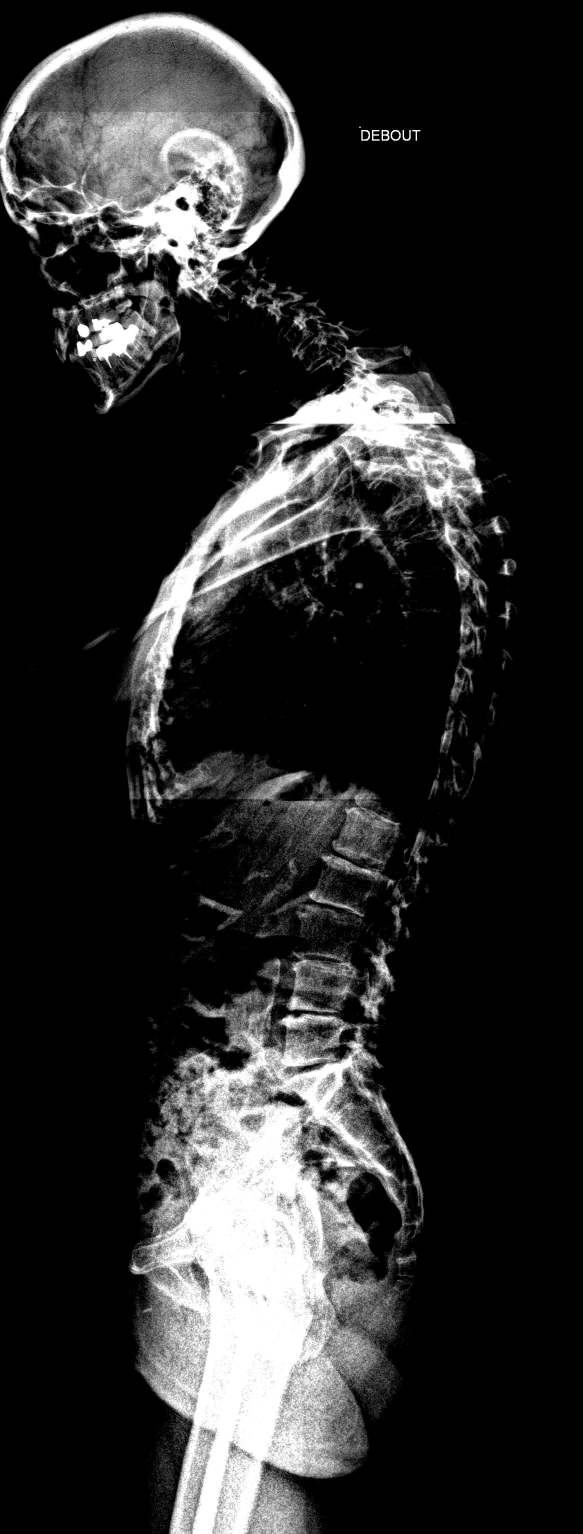
%> input picture img_contrast/2012-06- 1.jpg, 1748 x 4602 px (shown at 1/3 size); its folder holds only this picture in this run
$ octave test_key_points.m   (GNU Octave 9; MATLAB toolbox functions it lacks are replaced by stand-ins)
%> lines starting %> are read from the running program, lines starting %| are printed output that depends on the picture; in (x1, y1, x2, y2) boxes, pixels count from 0 and x2, y2 are one past the last pixel; in counts of white or black regions, pixels touching at a corner belong together; the program's own positions count from 1
### key_points.m
% in the name of GOD
%by hoosein soleimani  2014/29/3 h.soleimani2002@gmail.com
% this softwre is just written as tutorial in matlab code and some
% otimization and simplification can be added
%SIFT key point detector

%this software computes the keypoints in SIFT algorithm and save the rsult
%in extrema variable
% I--> the input image should be a color(rgb) image

function exterma= key_points(I)
%I=imread('Image');
%I=double(rgb2gray(I));
I=I/max(max(I));  % image should be in [0 1]
[M,N] = size(I) ;

% Lowe's choices
S=3 ;
omin=-1 ; % first octave -1 mmeans I should be doublsized for first octave
O=floor(log2(min(M,N)))-omin-4 ; % Up to 16x16 images
% we can decrease the 1.6 for some images to reach better esults
sigma0=1.6*2^(1/S) ; % this sigma is for the image in real size
% and 1.6 is for doublsized image in first octave
sigman=0.5 ;% antialiasing filter sigma
thresh = 0.03;% it was .03 in Lowe's paper ,we changed it to .006 here
r = 10 ;


%calculate Guassian images in different scales and octave
GS = gaussianss(I,O,S,omin,-1,S+1,sigma0) ;
%*************************************************************
%calculate DOG images
for o=1:GS.O %all the octaves
  [M,N,SS] = size(GS.octave{o}) ;
  DOG.octave{o} = zeros(M,N,SS-1) ;
  for s=1:SS-1
    DOG.octave{o}(:,:,s) = ...
        GS.octave{o}(:,:,s+1) - GS.octave{o}(:,:,s) ;
  end
end
%********************************************************
%******** imshow DOG images  you can comment this*******
% for o=1:GS.O %all the octaves
%   for s=1:SS-1
%     imshow(DOG.octave{o}(:,:,s),[])
%     pause(1)
%
%   end
% end
%*************************************************************

%finding key points
exterma=zeros(2,1);
for o=1:GS.O
    for s=2:SS-2
        sig=1.6*2^(o-1)*(2^(1/S))^s;
        current_DOG=DOG.octave{o}(:,:,s);
        down_DOG=DOG.octave{o}(:,:,s-1);
        up_DOG=DOG.octave{o}(:,:,s+1);
 	    extr = search_exterm(up_DOG,down_DOG,current_DOG  ) ;%find exremum
       if extr(1,1)
        %accurate localization to subpixel and eliminate some unsuitable
        %points
        extr=localize_eliminate(extr,up_DOG,down_DOG,current_DOG ,thresh,r);
        if extr(1,1)
        extr=2^(o-1+GS.omin) *extr; %stor key points
        exterma=[exterma extr];


        end
       end

    end

end

figure;
imshow(I,[])
hold on
plot(exterma(2,:),exterma(1,:),'r+','LineWidth',2)
end

%**************************************************************************
function SS = gaussianss(I,O,S,omin,smin,smax,sigma0)
%smax--> maximum scale(here it is 4)
%smin--> minimum scale(here is -1...image shold  be double sized)
%omin--> first octave(here is -1)
%1.6 as sigma0 is considered for omin=-1


% Scale multiplicative step
k = 2^(1/S) ;


dsigma0 = sigma0 * sqrt(1 - 1/k^2) ; % Scale step factor
sigman  = 0.5 ;                      % Nominal smoothing of the image

% Scale space structure
SS.O          = O ;
SS.S          = S ;
SS.sigma0     = sigma0 ;
SS.omin       = omin ;
SS.smin       = smin ;
SS.smax       = smax ;

% If mino < 0, multiply the size of the image.
% (The rest of the code is consistent with this.)
if omin < 0
	for o=1:-omin
		I = doubleSize(I) ;
	end
elseif omin > 0
	for o=1:omin
		I = halveSize(I) ;
	end
end

[M,N] = size(I) ;

% Index offset
so = -smin+1 ;

% --------------------------------------------------------------------
%                                                         First octave
% --------------------------------------------------------------------
%
% The first level of the first octave has scale index (o,s) =
% (omin,smin) and scale coordinate
%
%    sigma(omin,smin) = sigma0 2^omin k^smin
%
% The input image I is at nominal scale sigman. Thus in order to get
% the first level of the pyramid we need to apply a smoothing of
%
%   sqrt( (sigma0 2^omin k^smin)^2 - sigman^2 ).
%
% As we have pre-scaled the image omin octaves (up or down,
% depending on the sign of omin), we need to correct this value
% by dividing by 2^omin, getting
%e
%   sqrt( (sigma0 k^smin)^2 - (sigman/2^omin)^2 )
%

if(sigma0 * 2^omin * k^smin < sigman)
	warning('The nominal smoothing exceeds the lowest level of the scale space.') ;
end

SS.octave{1} = zeros(M,N,smax-smin+1) ;% we have 6 scale in each octave
SS.octave{1}(:,:,1)  = gauss_filter(I,sqrt((sigma0*k^smin)^2 ...
    - (sigman/2^omin)^2));
%HOSSEIN   imsmooth(I, ...
	%sqrt((sigma0*k^smin)^2  - (sigman/2^omin)^2)) ;% sigman and sigma0 applyed simutnously
    %Not that sigma0 for first octave(double sized image state) is
    %1.6-->1.6*k*k^smin and smin=-1
for s=smin+1:smax
	% Here we go from (omin,s-1) to (omin,s). The extra smoothing
	% standard deviation is
	%
	%  (sigma0 2^omin 2^(s/S) )^2 - (simga0 2^omin 2^(s/S-1/S) )^2
	%
	% Aftred dividing by 2^omin (to take into account the fact
  % that the image has been pre-scaled omin octaves), the
  % standard deviation of the smoothing kernel is
  %
	%   dsigma = sigma0 k^s sqrt(1-1/k^2)
  %
	dsigma = k^s * dsigma0 ;% smooth Image in prevous scale and just use dsigma
	SS.octave{1}(:,:,s +so) =gauss_filter...
        (squeeze(SS.octave{1}(:,:,s-1 +so)), dsigma);
	%HOSSEIN	imsmooth(squeeze(SS.octave{1}(:,:,s-1 +so)), dsigma )  ;
end


% --------------------------------------------------------------------
%                                                        Other octaves
% --------------------------------------------------------------------

for o=2:O
	% We need to initialize the first level of octave (o,smin) from
	% the closest possible level of the previous octave. A level (o,s)
  % in this octave corrsponds to the level (o-1,s+S) in the previous
  % octave. In particular, the level (o,smin) correspnds to
  % (o-1,smin+S). However (o-1,smin+S) might not be among the levels
  % (o-1,smin), ..., (o-1,smax) that we have previously computed.
  % The closest pick is
  %
	%                       /  smin+S    if smin+S <= smax % for me it is
	%                       statisfied all the time
	% (o-1,sbest) , sbest = |
	%                       \  smax      if smin+S > smax
	%
	% The amount of extra smoothing we need to apply is then given by
	%
	%  ( sigma0 2^o 2^(smin/S) )^2 - ( sigma0 2^o 2^(sbest/S - 1) )^2
	%
  % As usual, we divide by 2^o to cancel out the effect of the
  % downsampling and we get
  %
	%  ( sigma 0 k^smin )^2 - ( sigma0 2^o k^(sbest - S) )^2
  %
	sbest = min(smin + S, smax) ;
	TMP = halveSize(squeeze(SS.octave{o-1}(:,:,sbest+so))) ;
	target_sigma = sigma0 * k^smin ;
	  prev_sigma = sigma0 * k^(sbest - S) ;

	if (target_sigma > prev_sigma)
          TMP =gauss_filter(TMP, sqrt(target_sigma^2 - prev_sigma^2));
    end


	[M,N] = size(TMP) ;

	SS.octave{o} = zeros(M,N,smax-smin+1) ;
	SS.octave{o}(:,:,1) = TMP ;

	for s=smin+1:smax
		% The other levels are determined as above for the first octave.
		dsigma = k^s * dsigma0 ;
		SS.octave{o}(:,:,s +so) =gauss_filter(squeeze(SS.octave{o}...
            (:,:,s-1 +so)), dsigma);
	end

end
end

% -------------------------------------------------------------------------
%                                                       Auxiliary functions
% -------------------------------------------------------------------------
function J = doubleSize(I)
[M,N]=size(I) ;
J = zeros(2*M,2*N) ;
J(1:2:end,1:2:end) = I ;
J(2:2:end-1,2:2:end-1) = ...
	0.25*I(1:end-1,1:end-1) + ...
	0.25*I(2:end,1:end-1) + ...
	0.25*I(1:end-1,2:end) + ...
	0.25*I(2:end,2:end) ;
J(2:2:end-1,1:2:end) = ...
	0.5*I(1:end-1,:) + ...
    0.5*I(2:end,:) ;
J(1:2:end,2:2:end-1) = ...
	0.5*I(:,1:end-1) + ...
    0.5*I(:,2:end) ;
end

function J = halveSize(I)
J=I(1:2:end,1:2:end) ;
end
%*************************************************************************

%**************************************************************************
function im=gauss_filter(image,sigma)
G = fspecial('gaussian',[5 5],sigma);
im=imfilter(image,G,'same');
end
%**************************************************************************

%**************************************************************************
% [49 lines left out: function localize_eliminate, not called in this run]
%**************************************************************************

%**************************************************************************
% [35 lines left out: function search_exterm, not called in this run]
%**************************************************************************

### test_key_points.m
%I=imread('data_easy/2012-06- 1.jpg');
%exterma = key_points(I);

%% loadind data
files = dir(fullfile('img_contrast','*.jpg'));
begin_spine = importdata('begin_spine_coordinates.txt', ',', 1);
end_spine = importdata('end_spine_coordinates.txt', ',', 1);

%% SIFT selection points from right side
for i = 1:30
    num_image = i;
    I = imread(strcat('img_contrast/', files(num_image).name));
%> I is the input picture: size 4602x1748 uint8; min 0, max 255, mean 43.6
    [M N] = size(I);

    exterma = key_points(I);
%> in key_points, `I=I/max(max(I));`:
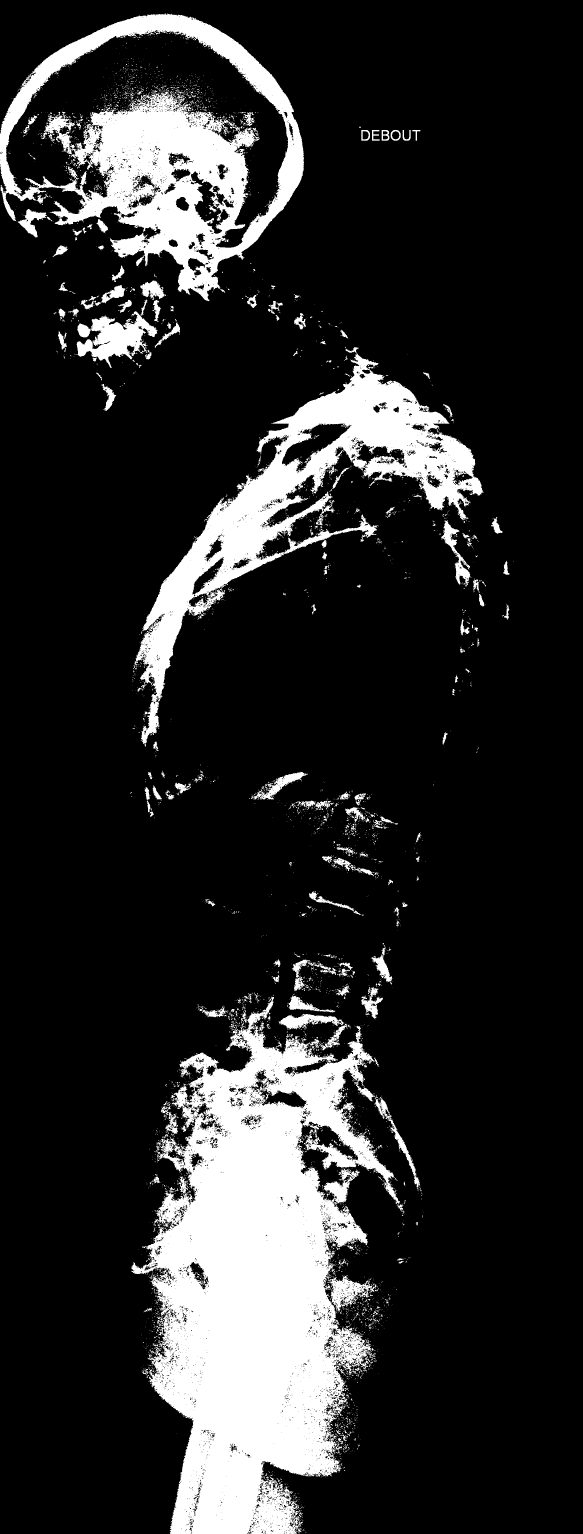
%> I: size 4602x1748 uint8 (shown at 1/3 size); values 0 (black) and 1 (white), 16.1% white; 5187 white regions (4750 under 20 px), largest, box (x1, y1, x2, y2) and area: (394, 2989, 1200, 4602) 675643, (0, 40, 912, 904) 263390, (407, 1042, 1451, 2232) 227156
%> after the loop in gaussianss, `for s=smin+1:smax`: SS = {O 7, S 3, sigma0 2.02, omin -1, smin -1, smax 4}
%> the loop in gaussianss, `for o=2:O` made 6 passes
%> pass 2, in halveSize (call 2), `J=I(1:2:end,1:2:end) ;`:
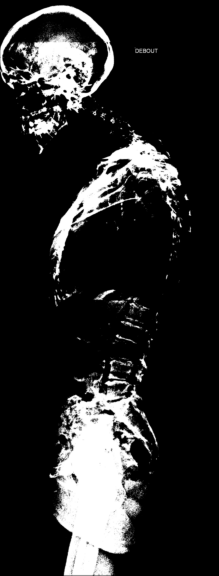
%> J: size 2301x874 double (shown at 1/4 size); min 0, max 1.25, mean 0.201; drawn with min black and max white
%> pass 3, in halveSize (call 3), `J=I(1:2:end,1:2:end) ;`:
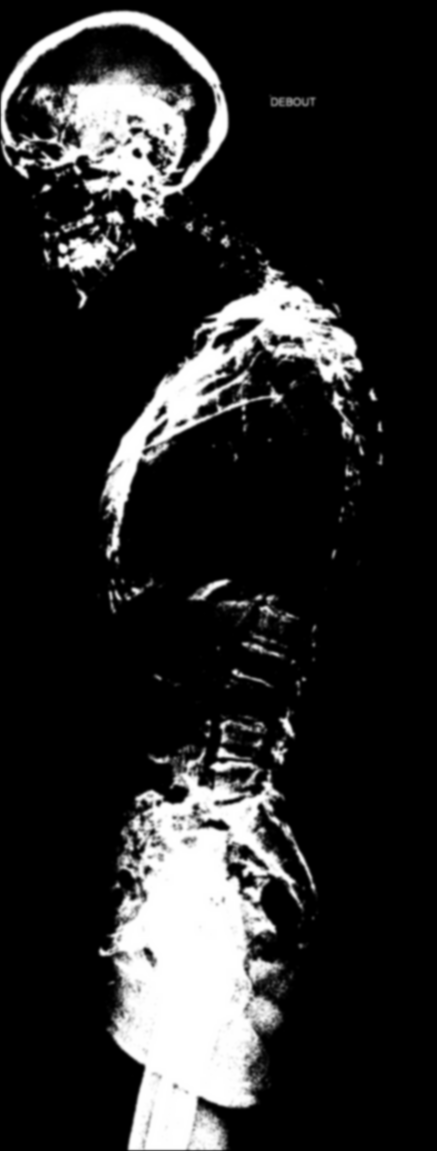
%> J: size 1151x437 double; min 0, max 1.25, mean 0.201; drawn with min black and max white
%> the loop in key_points, `for o=1:GS.O` made 1 pass
%> (M, N, SS) on pass 1: (9204, 3496, 6)
%> the run ends on the next line

$ run again, on img_contrast/2012-06- 13.jpg
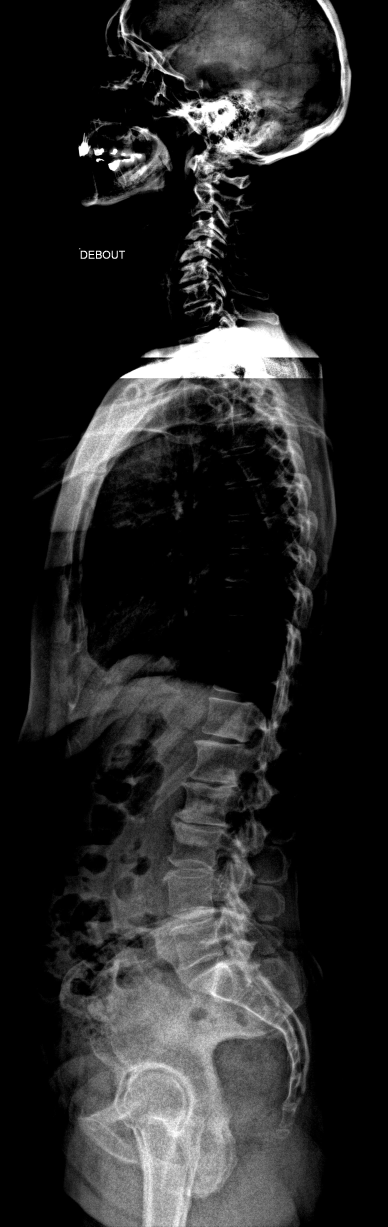
%> input picture img_contrast/2012-06- 13.jpg, 1551 x 4905 px (shown at 1/4 size)
%> I is the input picture: size 4905x1551 uint8; min 0, max 255, mean 38.8
%> in key_points, `I=I/max(max(I));`:
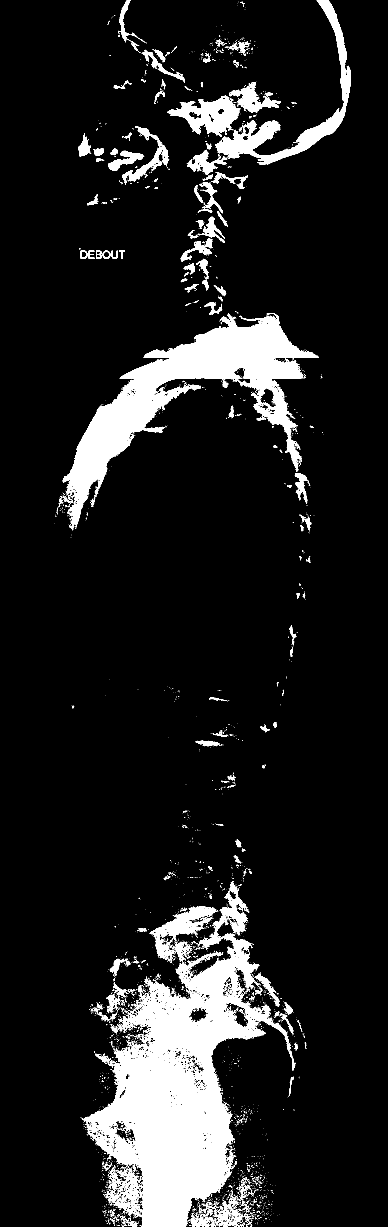
%> I: size 4905x1551 uint8 (shown at 1/4 size); values 0 (black) and 1 (white), 10.4% white; 5129 white regions (4640 under 20 px), largest, box (x1, y1, x2, y2) and area: (336, 3661, 1156, 4905) 364530, (251, 1253, 1275, 2121) 211167, (860, 0, 1404, 658) 46583
%> after the loop in gaussianss, `for s=smin+1:smax`: SS = {O 7, S 3, sigma0 2.02, omin -1, smin -1, smax 4}
%> the loop in gaussianss, `for o=2:O` made 6 passes
%> pass 3, in halveSize (call 3), `J=I(1:2:end,1:2:end) ;`:
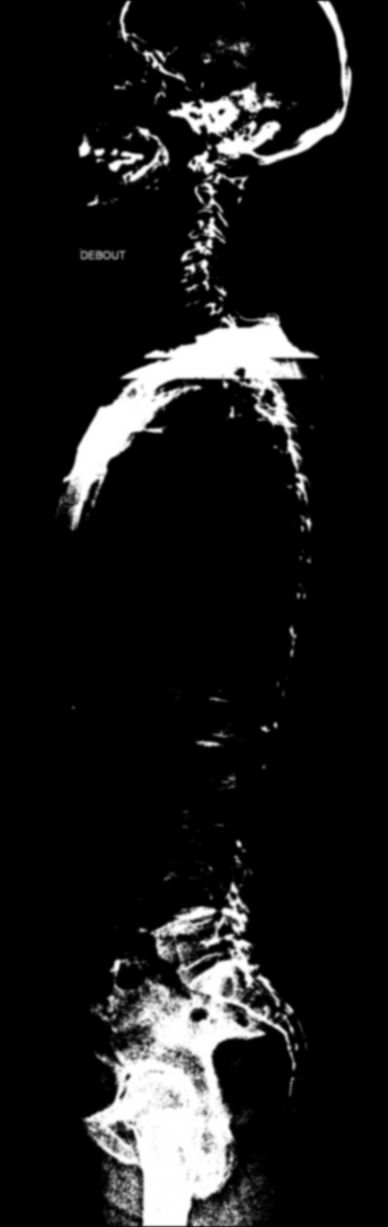
%> J: size 1227x388 double; min 0, max 1.25, mean 0.129; drawn with min black and max white
%> the loop in key_points, `for o=1:GS.O` made 1 pass
%> (M, N, SS) on pass 1: (9810, 3102, 6)

$ run again, on img_contrast/2012-06- 10.jpg
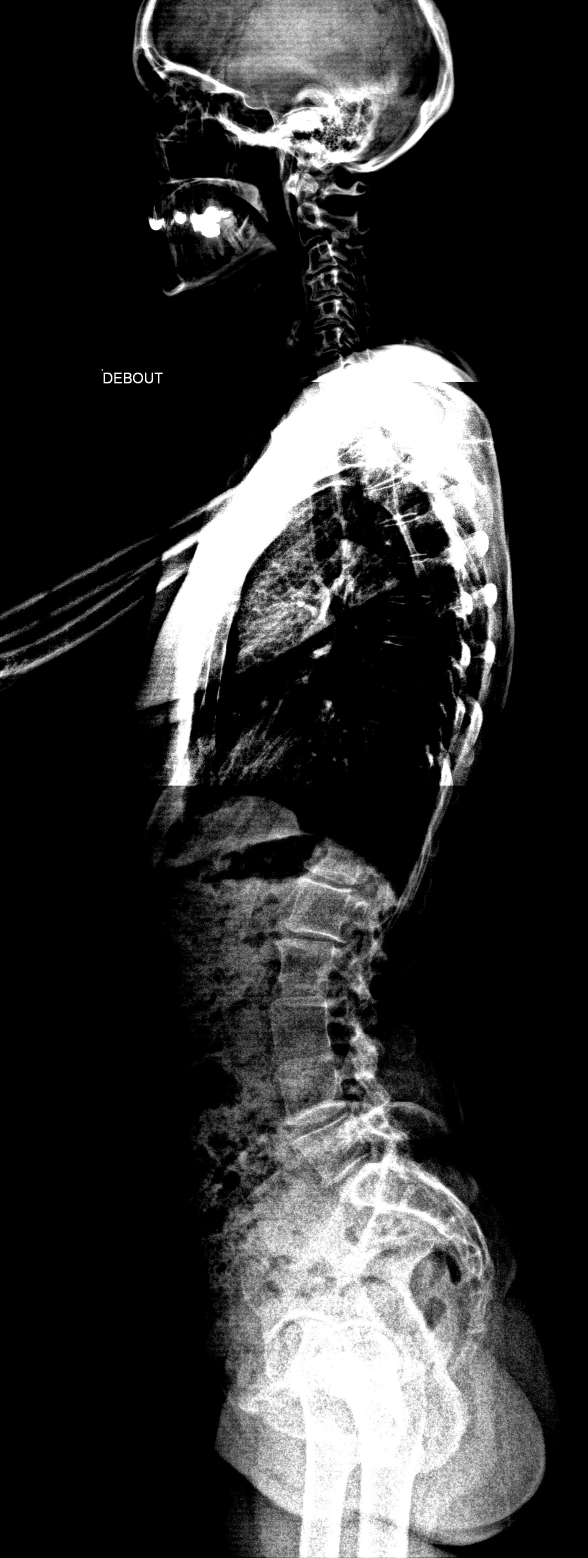
%> input picture img_contrast/2012-06- 10.jpg, 1764 x 4673 px (shown at 1/3 size)
%> I is the input picture: size 4673x1764 uint8; min 0, max 255, mean 49.9
%> in key_points, `I=I/max(max(I));`:
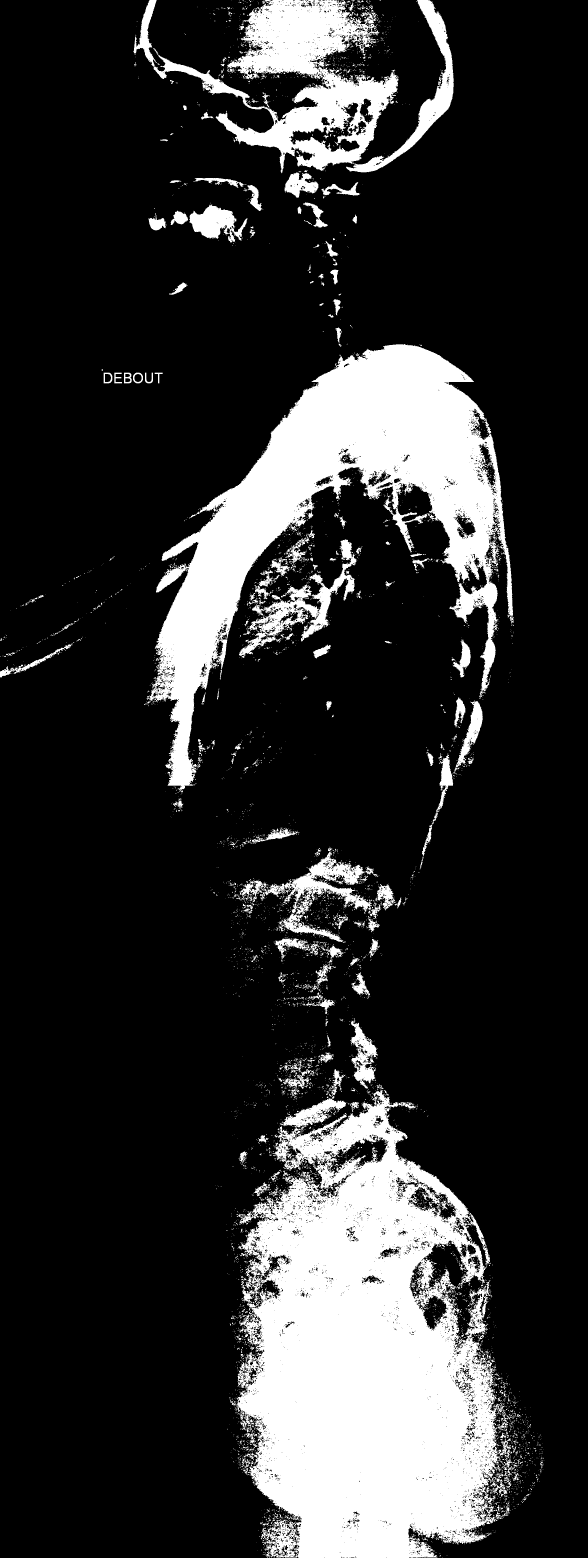
%> I: size 4673x1764 uint8 (shown at 1/3 size); values 0 (black) and 1 (white), 18.5% white; 6189 white regions (5676 under 20 px), largest, box (x1, y1, x2, y2) and area: (709, 3269, 1505, 4673) 744216, (439, 1032, 1539, 2377) 436599, (400, 0, 1361, 520) 161230
%> after the loop in gaussianss, `for s=smin+1:smax`: SS = {O 7, S 3, sigma0 2.02, omin -1, smin -1, smax 4}
%> the loop in gaussianss, `for o=2:O` made 6 passes
%> pass 3, in halveSize (call 3), `J=I(1:2:end,1:2:end) ;`:
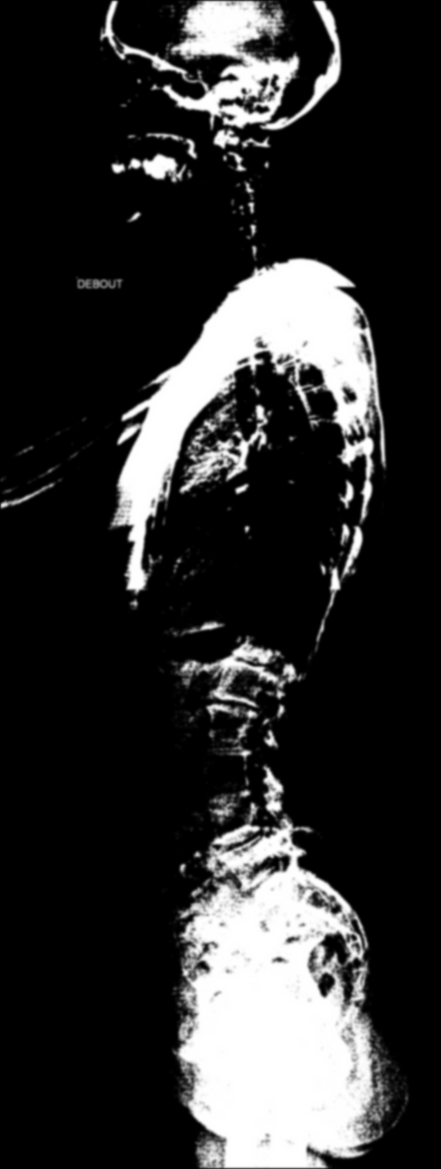
%> J: size 1169x441 double; min 0, max 1.25, mean 0.231; drawn with min black and max white
%> the loop in key_points, `for o=1:GS.O` made 1 pass
%> (M, N, SS) on pass 1: (9346, 3528, 6)
